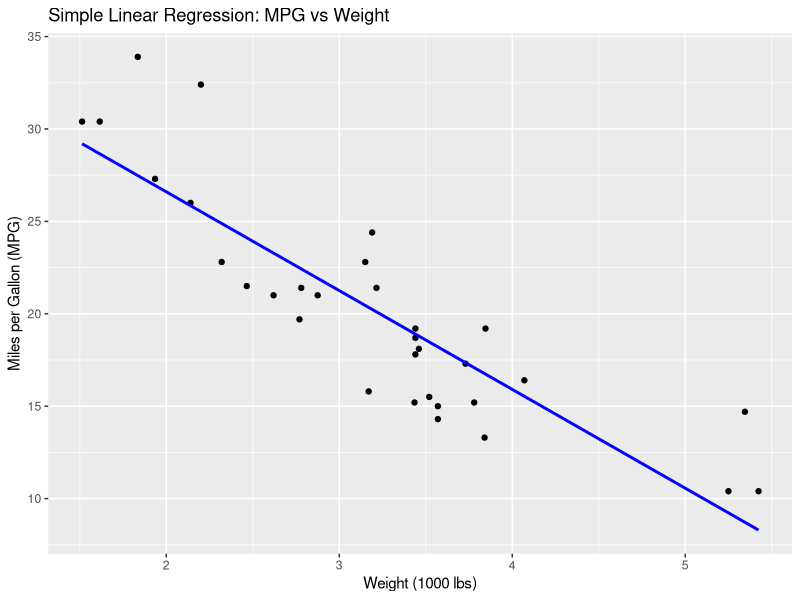

Reproduce this figure in R.
#' ---
#' title: "R  exemplo de regressão linear simples"
#' author: "Bruno Tebaldi de Queiroz Barbosa"
#' date: "2025-11-23"
#' output: html_document
#' ---

# Setup -------------------------------------------------------------------
rm(list = ls())

library(ggplot2)

# Dataload ----------------------------------------------------------------
tbl <- mtcars
head(tbl)

# Simple Linear Regression -----------------------------------------------

# Fit the linear model
lm_fit <- lm(mpg ~ wt, data = tbl)

# Summary of the model
summary(lm_fit)

# Plot the data and the regression line
ggplot(tbl, aes(x = wt, y = mpg)) + 
  geom_point() +
  geom_smooth(method = "lm", se = FALSE, color = "blue") +
  labs(title = "Simple Linear Regression: MPG vs Weight",
       x = "Weight (1000 lbs)",
       y = "Miles per Gallon (MPG)")
